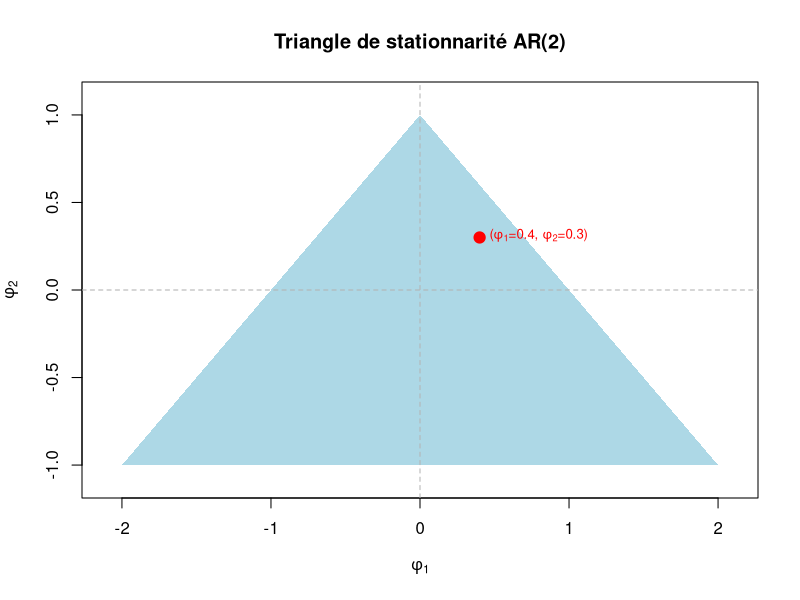

Reproduce this figure in R.
## ---- chunk 1
#| label: triangle
#| echo: false
#| fig-height: 4
#| fig-width: 5
#| fig-align: 'center'
phi1 <- seq(-2.1, 2.1, length.out = 500)
phi2 <- seq(-1.1, 1.1, length.out = 500)
grid <- expand.grid(phi1 = phi1, phi2 = phi2)
grid$stationary <- with(grid, abs(phi2) < 1 & phi1 + phi2 < 1 & phi2 - phi1 < 1)

plot(NA, xlim = c(-2.1, 2.1), ylim = c(-1.1, 1.1),
     xlab = expression(phi[1]), ylab = expression(phi[2]),
     main = "Triangle de stationnarité AR(2)")
polygon(c(-2, 0, 2), c(-1, 1, -1), col = "lightblue", border = NA)
abline(h = 0, v = 0, col = "grey70", lty = 2)
points(0.4, 0.3, pch = 19, col = "red", cex = 1.5)
text(0.4, 0.3, labels = expression(paste("(", phi[1], "=0.4, ", phi[2], "=0.3)")),
     pos = 4, cex = 0.8, col = "red")
